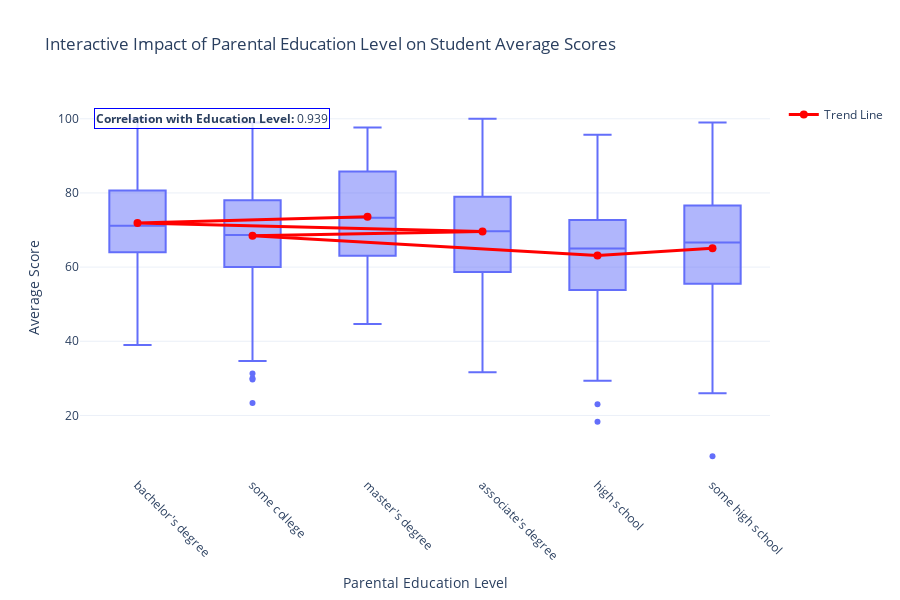

The notebook cell this image was saved under:
### Code cell
# Interactive parental education impact analysis
education_order = ['some high school', 'high school', 'some college', "associate's degree", "bachelor's degree", "master's degree"]
df['parental_education'] = pd.Categorical(df['parental_education'], categories=education_order, ordered=True)

# Interactive box plot with trend line
fig = px.box(df, x='parental_education', y='average_score',
             title="Interactive Impact of Parental Education Level on Student Average Scores",
             hover_data=['parental_education', 'average_score'])

# Add trend line
edu_means = df.groupby('parental_education')['average_score'].mean()
fig.add_trace(go.Scatter(
    x=education_order,
    y=edu_means.values,
    mode='lines+markers',
    name='Trend Line',
    line=dict(color='red', width=3),
    marker=dict(size=8),
    hovertemplate="<b>Education Level:</b> %{x}<br><b>Average Score:</b> %{y:.2f}<extra></extra>"
))

fig.update_xaxes(title="Parental Education Level")
fig.update_yaxes(title="Average Score")
fig.update_layout(height=600, xaxis_tickangle=45)

# Calculate and display correlation
edu_scores = df.groupby('parental_education')['average_score'].mean().reset_index()
edu_scores['edu_numeric'] = range(len(edu_scores))
correlation = edu_scores['edu_numeric'].corr(edu_scores['average_score'])

fig.add_annotation(
    text=f"<b>Correlation with Education Level:</b> {correlation:.3f}",
    xref="paper", yref="paper",
    x=0.02, y=0.98,
    showarrow=False,
    bgcolor="rgba(255,255,255,0.8)",
    bordercolor="blue",
    borderwidth=1
)

fig.show()

print(f"Correlation between parental education level and student performance: {correlation:.3f}")

### Figure 1 — Plotly figure (JSON) as saved in the notebook; plotly's stock layout.template omitted (floating-point values rounded to 4 significant figures; data arrays with more than 128 entries replaced by an {"elided": "..."} marker saying what was removed)
{"data": [{"alignmentgroup": "True", "hovertemplate": "parental_education=%{x}<br>average_score=%{y}<extra></extra>", "legendgroup": "", "marker": {"color": "#636efa"}, "name": "", "notched": false, "offsetgroup": "", "orientation": "v", "showlegend": false, "type": "box", "x": {"elided": "1000 str values"}, "x0": " ", "xaxis": "x", "y": {"elided": "1000 float values"}, "y0": " ", "yaxis": "y"}, {"hovertemplate": "<b>Education Level:</b> %{x}<br><b>Average Score:</b> %{y:.2f}<extra></extra>", "line": {"color": "red", "width": 3}, "marker": {"size": 8}, "mode": "lines+markers", "name": "Trend Line", "type": "scatter", "x": ["some high school", "high school", "some college", "associate's degree", "bachelor's degree", "master's degree"], "y": [65.11, 63.1, 68.48, 69.57, 71.92, 73.6]}], "layout": {"annotations": [{"bgcolor": "rgba(255,255,255,0.8)", "bordercolor": "blue", "borderwidth": 1, "showarrow": false, "text": "<b>Correlation with Education Level:</b> 0.939", "x": 0.02, "xref": "paper", "y": 0.98, "yref": "paper"}], "boxmode": "group", "height": 600, "legend": {"tracegroupgap": 0}, "title": {"text": "Interactive Impact of Parental Education Level on Student Average Scores"}, "xaxis": {"anchor": "y", "domain": [0, 1], "tickangle": 45, "title": {"text": "Parental Education Level"}}, "yaxis": {"anchor": "x", "domain": [0, 1], "title": {"text": "Average Score"}}}}
